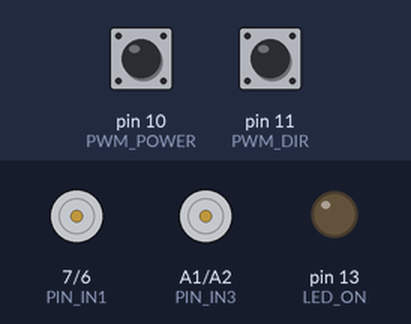
Recording of a sketch running on a simulated Arduino Uno, built with avr-gcc and run on an emulated ATmega328P. On the bench: motor-driver pin pairs drawn as motors (green arrow = first pin HIGH = forward, orange = second pin HIGH = backward, longer = more drive, scaled by the enable pin), output pins drawn as LEDs (lit = HIGH). The test bench sets the inputs (shaded band); at power-on: pin 10 (PWM_POWER) LOW, pin 11 (PWM_DIR) LOW.

Above: at 1.2 s.
1.3 s: pin 10 (PWM_POWER) pulsed HIGH 5 times (0.12 s each, 0.3 s apart)
At 4.0 s:
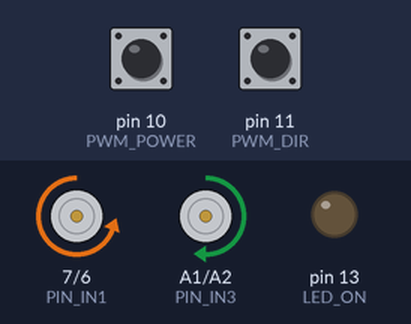
5.8 s: pin 11 (PWM_DIR) pulsed HIGH 5 times (0.12 s each, 0.3 s apart)
At 7.7 s:
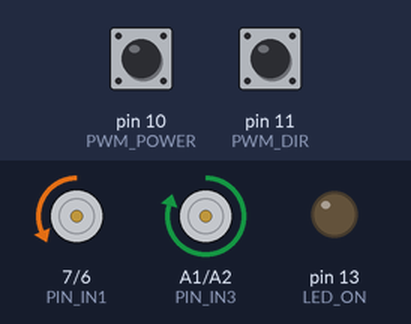
At 9.5 s:
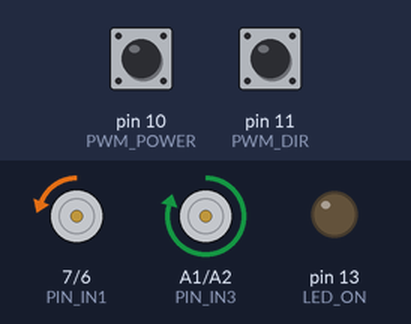
Timing chart, 0 to 11.0 s (numbered marks = the images above; inputs shaded):
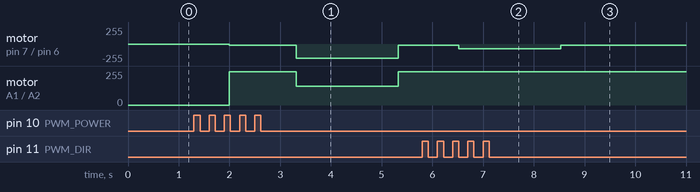

Measured:
- after the input at 5.8 s, motor on pin 7 (PIN_IN1) / pin 6 (PIN_IN2): backward 20/255 → backward 68/255 after 0.72 s, → backward 20/255 2.0 s later

The sketch:

BoatController.ino
```cpp
byte PWM_POWER = 10;
byte PWM_DIR = 11;

#define PIN_ENA 9
#define PIN_ENB 3
#define PIN_IN1 7
#define PIN_IN2 6
#define PIN_IN3 A1
#define PIN_IN4 A2

#define MIN_RC 1200
#define MAX_RC 1800

#define LED_ON 13

#define ROT_NONE 0
#define ROT_LEFT 1
#define ROT_RIGHT 2

struct motor {
  byte pinEnable;
  byte in1;
  byte in2;
};

motor motorL = {PIN_ENA, PIN_IN1, PIN_IN2};
motor motorR = {PIN_ENB, PIN_IN3, PIN_IN4};

void setup() {
  pinMode(PIN_ENA, OUTPUT);
  pinMode(PIN_ENB, OUTPUT);
  pinMode(PIN_IN1, OUTPUT);
  pinMode(PIN_IN2, OUTPUT);
  pinMode(PIN_IN3, OUTPUT);
  pinMode(PIN_IN4, OUTPUT);

  digitalWrite(PIN_IN1, LOW);
  digitalWrite(PIN_IN2, LOW);
  digitalWrite(PIN_IN3, LOW);
  digitalWrite(PIN_IN4, LOW);

  pinMode(PWM_POWER, INPUT);
  pinMode(PWM_DIR, INPUT);
  pinMode(LED_ON, OUTPUT);

  Serial.begin(9600);
}


bool powerOn = false;

void loop() {

  int powerRC = 0;
  int powerL = 0;
  int powerR = 0;
  int dir = 0;

  powerRC = map(pulseIn(PWM_POWER, HIGH), MIN_RC, MAX_RC, -255, 255);
  dir = map(pulseIn(PWM_DIR, HIGH), MIN_RC, MAX_RC, -255, 255);

  powerL = powerRC;
  powerR = powerRC;

  if(powerRC > 20) {
    if (dir < -20) powerR = map(-dir, 255, 0, 0, powerRC);
    else if (dir > 20) powerL = map(dir, 255, 0, 0, powerRC);
    setMotor(motorL, powerL, ROT_LEFT);
    setMotor(motorR, powerR, ROT_RIGHT);

  }
  else if (powerRC < -20){
    powerL = -powerRC;
    powerR = -powerRC;
    if (dir < -20) powerL = map(-dir, 255, 0, 0, -powerRC);
    else if (dir > 20) powerR = map(dir, 255, 0, 0, -powerRC);
    setMotor(motorL, powerL, ROT_RIGHT);
    setMotor(motorR, powerR, ROT_LEFT);
  }
  else {
    setMotor(motorL, 0, ROT_NONE);
    setMotor(motorR, 0, ROT_NONE);
  }

  delay(10);
}

void setMotor(motor m, byte power, byte rotDir) {

   byte in1 = rotDir == ROT_LEFT ? HIGH : LOW;
   byte in2 = rotDir == ROT_RIGHT ? HIGH : LOW;
   analogWrite(m.pinEnable, power);
   digitalWrite(m.in1, in1);
   digitalWrite(m.in2, in2);

}
```
